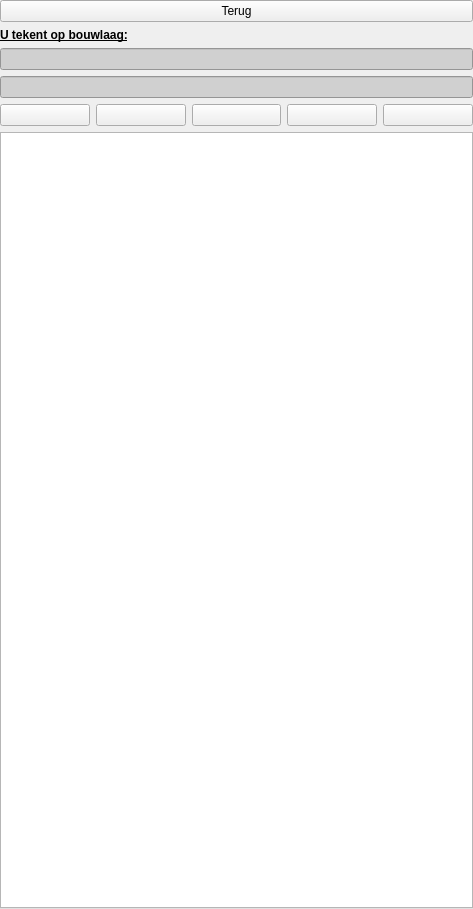
<?xml version="1.0" encoding="UTF-8"?>
<ui version="4.0">
 <class>OivObjectenDockWidgetBase</class>
 <widget class="QDockWidget" name="OivObjectenDockWidgetBase">
  <property name="geometry">
   <rect>
    <x>0</x>
    <y>0</y>
    <width>473</width>
    <height>909</height>
   </rect>
  </property>
  <property name="sizePolicy">
   <sizepolicy hsizetype="Preferred" vsizetype="Preferred">
    <horstretch>0</horstretch>
    <verstretch>0</verstretch>
   </sizepolicy>
  </property>
  <property name="features">
   <set>QDockWidget::DockWidgetFloatable|QDockWidget::DockWidgetMovable</set>
  </property>
  <property name="windowTitle">
   <string/>
  </property>
  <widget class="QWidget" name="dockWidgetContents">
   <layout class="QGridLayout" name="gridLayout_2">
    <property name="leftMargin">
     <number>0</number>
    </property>
    <property name="topMargin">
     <number>0</number>
    </property>
    <property name="rightMargin">
     <number>0</number>
    </property>
    <property name="bottomMargin">
     <number>0</number>
    </property>
    <item row="0" column="0">
     <widget class="QScrollArea" name="scrollArea">
      <property name="frameShape">
       <enum>QFrame::NoFrame</enum>
      </property>
      <property name="frameShadow">
       <enum>QFrame::Plain</enum>
      </property>
      <property name="widgetResizable">
       <bool>true</bool>
      </property>
      <widget class="QWidget" name="scrollAreaWidgetContents">
       <property name="geometry">
        <rect>
         <x>0</x>
         <y>0</y>
         <width>473</width>
         <height>887</height>
        </rect>
       </property>
       <layout class="QGridLayout" name="gridLayout_5">
        <property name="leftMargin">
         <number>0</number>
        </property>
        <property name="topMargin">
         <number>0</number>
        </property>
        <property name="rightMargin">
         <number>0</number>
        </property>
        <property name="bottomMargin">
         <number>0</number>
        </property>
        <item row="0" column="0">
         <layout class="QGridLayout" name="gridLayout">
          <item row="3" column="1">
           <layout class="QGridLayout" name="gridLayout_6">
            <item row="3" column="0" colspan="2">
             <widget class="QLineEdit" name="bouwlaag">
              <property name="enabled">
               <bool>false</bool>
              </property>
              <property name="sizePolicy">
               <sizepolicy hsizetype="Minimum" vsizetype="Fixed">
                <horstretch>0</horstretch>
                <verstretch>0</verstretch>
               </sizepolicy>
              </property>
              <property name="styleSheet">
               <string notr="true">background-color: rgb(208, 208, 208);
border-color: rgba(255, 255, 255, 0);
color: rgb(0, 0, 0);</string>
              </property>
             </widget>
            </item>
            <item row="1" column="0" colspan="2">
             <widget class="QLabel" name="label_6">
              <property name="sizePolicy">
               <sizepolicy hsizetype="Minimum" vsizetype="Fixed">
                <horstretch>0</horstretch>
                <verstretch>0</verstretch>
               </sizepolicy>
              </property>
              <property name="font">
               <font>
                <family>Arial</family>
                <weight>75</weight>
                <bold>true</bold>
                <underline>true</underline>
               </font>
              </property>
              <property name="text">
               <string>U tekent op bouwlaag:</string>
              </property>
             </widget>
            </item>
            <item row="2" column="0" colspan="2">
             <widget class="QLineEdit" name="pand_id">
              <property name="enabled">
               <bool>false</bool>
              </property>
              <property name="sizePolicy">
               <sizepolicy hsizetype="Minimum" vsizetype="Fixed">
                <horstretch>0</horstretch>
                <verstretch>0</verstretch>
               </sizepolicy>
              </property>
              <property name="styleSheet">
               <string notr="true">background-color: rgb(208, 208, 208);
border-color: rgba(255, 255, 255, 0);</string>
              </property>
             </widget>
            </item>
            <item row="0" column="0" colspan="2">
             <widget class="QPushButton" name="terug">
              <property name="text">
               <string>Terug</string>
              </property>
             </widget>
            </item>
           </layout>
          </item>
          <item row="7" column="1">
           <widget class="QTabWidget" name="tabWidget">
            <property name="styleSheet">
             <string notr="true">background-color: rgb(255, 255, 255);
</string>
            </property>
            <property name="tabShape">
             <enum>QTabWidget::Rounded</enum>
            </property>
            <property name="currentIndex">
             <number>-1</number>
            </property>
           </widget>
          </item>
          <item row="4" column="1">
           <widget class="QFrame" name="drawbuttonframe">
            <property name="frameShape">
             <enum>QFrame::NoFrame</enum>
            </property>
            <property name="frameShadow">
             <enum>QFrame::Plain</enum>
            </property>
            <layout class="QGridLayout" name="gridLayout_8">
             <property name="leftMargin">
              <number>0</number>
             </property>
             <property name="topMargin">
              <number>0</number>
             </property>
             <property name="rightMargin">
              <number>0</number>
             </property>
             <property name="bottomMargin">
              <number>0</number>
             </property>
             <item row="0" column="4">
              <widget class="QPushButton" name="delete_f">
               <property name="sizePolicy">
                <sizepolicy hsizetype="Expanding" vsizetype="Fixed">
                 <horstretch>0</horstretch>
                 <verstretch>0</verstretch>
                </sizepolicy>
               </property>
               <property name="toolTip">
                <string>delete object...</string>
               </property>
               <property name="text">
                <string/>
               </property>
               <property name="icon">
                <iconset>
                 <normaloff>:/plugins/oiv/config_files/png/delete.png</normaloff>:/plugins/oiv/config_files/png/delete.png</iconset>
               </property>
               <property name="iconSize">
                <size>
                 <width>28</width>
                 <height>28</height>
                </size>
               </property>
              </widget>
             </item>
             <item row="0" column="3">
              <widget class="QPushButton" name="select">
               <property name="sizePolicy">
                <sizepolicy hsizetype="Expanding" vsizetype="Fixed">
                 <horstretch>0</horstretch>
                 <verstretch>0</verstretch>
                </sizepolicy>
               </property>
               <property name="toolTip">
                <string>selecteer een object...</string>
               </property>
               <property name="text">
                <string/>
               </property>
               <property name="icon">
                <iconset>
                 <normaloff>:/plugins/oiv/config_files/png/select.png</normaloff>:/plugins/oiv/config_files/png/select.png</iconset>
               </property>
               <property name="iconSize">
                <size>
                 <width>28</width>
                 <height>28</height>
                </size>
               </property>
              </widget>
             </item>
             <item row="0" column="1">
              <widget class="QPushButton" name="identify">
               <property name="enabled">
                <bool>true</bool>
               </property>
               <property name="sizePolicy">
                <sizepolicy hsizetype="Expanding" vsizetype="Fixed">
                 <horstretch>0</horstretch>
                 <verstretch>0</verstretch>
                </sizepolicy>
               </property>
               <property name="toolTip">
                <string>open formulier van een object...</string>
               </property>
               <property name="text">
                <string/>
               </property>
               <property name="icon">
                <iconset>
                 <normaloff>:/plugins/oiv/config_files/png/identify.png</normaloff>:/plugins/oiv/config_files/png/identify.png</iconset>
               </property>
               <property name="iconSize">
                <size>
                 <width>28</width>
                 <height>28</height>
                </size>
               </property>
               <property name="checkable">
                <bool>false</bool>
               </property>
               <property name="autoDefault">
                <bool>false</bool>
               </property>
               <property name="default">
                <bool>false</bool>
               </property>
               <property name="flat">
                <bool>false</bool>
               </property>
              </widget>
             </item>
             <item row="0" column="2">
              <widget class="QPushButton" name="move">
               <property name="enabled">
                <bool>true</bool>
               </property>
               <property name="sizePolicy">
                <sizepolicy hsizetype="Expanding" vsizetype="Fixed">
                 <horstretch>0</horstretch>
                 <verstretch>0</verstretch>
                </sizepolicy>
               </property>
               <property name="toolTip">
                <string>verplaats of roteer...</string>
               </property>
               <property name="text">
                <string/>
               </property>
               <property name="icon">
                <iconset>
                 <normaloff>:/plugins/oiv/config_files/png/move.png</normaloff>:/plugins/oiv/config_files/png/move.png</iconset>
               </property>
               <property name="iconSize">
                <size>
                 <width>28</width>
                 <height>28</height>
                </size>
               </property>
               <property name="checkable">
                <bool>false</bool>
               </property>
               <property name="autoDefault">
                <bool>false</bool>
               </property>
               <property name="default">
                <bool>false</bool>
               </property>
               <property name="flat">
                <bool>false</bool>
               </property>
              </widget>
             </item>
             <item row="0" column="5">
              <widget class="QPushButton" name="pan">
               <property name="sizePolicy">
                <sizepolicy hsizetype="Expanding" vsizetype="Fixed">
                 <horstretch>0</horstretch>
                 <verstretch>0</verstretch>
                </sizepolicy>
               </property>
               <property name="text">
                <string/>
               </property>
               <property name="icon">
                <iconset>
                 <normaloff>:/plugins/oiv/config_files/png/pan.png</normaloff>:/plugins/oiv/config_files/png/pan.png</iconset>
               </property>
               <property name="iconSize">
                <size>
                 <width>25</width>
                 <height>25</height>
                </size>
               </property>
              </widget>
             </item>
            </layout>
           </widget>
          </item>
         </layout>
        </item>
       </layout>
      </widget>
     </widget>
    </item>
   </layout>
  </widget>
 </widget>
 <resources>
  <include location="../test.grc"/>
 </resources>
 <connections/>
</ui>
